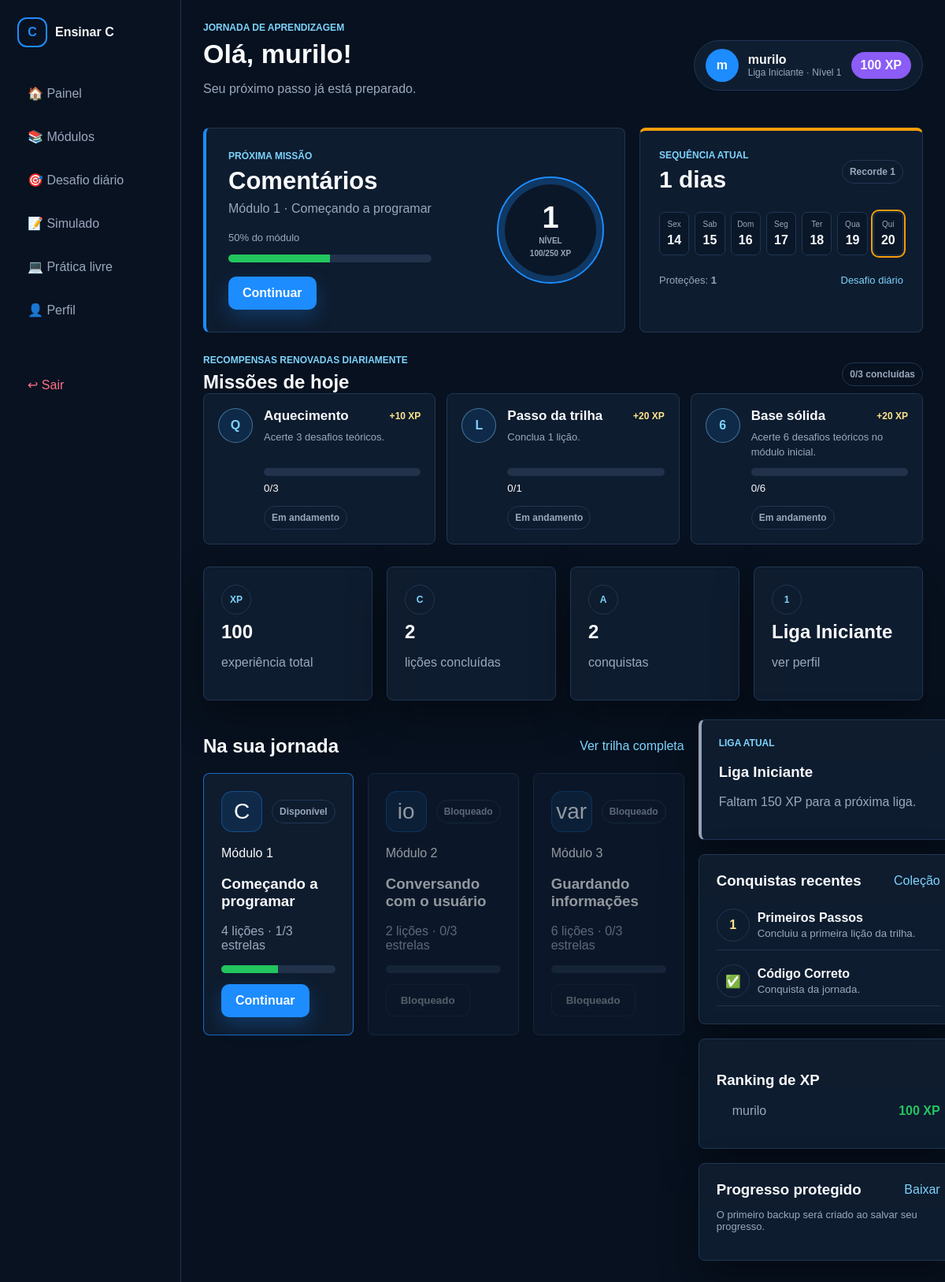
/dashboard (signed in), run on the app's committed database.
### tables this page shows
CREATE TABLE usuarios (
            id INTEGER PRIMARY KEY AUTOINCREMENT,
            nome TEXT NOT NULL,
            email TEXT UNIQUE NOT NULL,
            senha TEXT NOT NULL,
            xp INTEGER DEFAULT 0,
            nivel INTEGER DEFAULT 1,
            sequencia INTEGER DEFAULT 1,
            ultimo_acesso TEXT
        , melhor_sequencia INTEGER DEFAULT 0, ultima_atividade TEXT, protecoes_sequencia INTEGER DEFAULT 1);

CREATE TABLE conquistas_usuario (
            id INTEGER PRIMARY KEY AUTOINCREMENT,
            usuario_id INTEGER NOT NULL,
            nome TEXT NOT NULL,
            icone TEXT NOT NULL, descricao TEXT, raridade TEXT DEFAULT 'comum', desbloqueada_em TEXT,
            UNIQUE(usuario_id, nome)
        );

### app.py (the view)
@app.route("/dashboard")
def dashboard():
    usuario = usuario_logado()
    if not usuario:
        return redirect(url_for("login"))
    concluidas = contar_concluidas(usuario["id"])
    porcentagem = int((concluidas / total_licoes()) * 100)
    conceder_conquistas(usuario["id"])
    desafios_disponiveis, _ = desafios_diarios_do_usuario(usuario["id"])
    conn = conectar()
    conquistas = conn.execute(
        "SELECT * FROM conquistas_usuario WHERE usuario_id = ? ORDER BY id DESC",
        (usuario["id"],)
    ).fetchall()
    ranking = conn.execute(
        "SELECT nome, xp, nivel FROM usuarios ORDER BY xp DESC, nivel DESC LIMIT 5"
    ).fetchall()
    backup_recente = conn.execute(
        "SELECT * FROM backups_progresso WHERE usuario_id = ? ORDER BY id DESC LIMIT 1",
        (usuario["id"],)
    ).fetchone()
    missoes = obter_missoes_diarias(conn, usuario["id"], bool(desafios_disponiveis))
    calendario = calendario_atividade(conn, usuario["id"])
    conn.close()
    modulos_view = []
    for modulo in MODULOS:
        progresso = progresso_modulo(usuario["id"], modulo)
        liberado = modulo_liberado(usuario["id"], modulo["id"])
        modulos_view.append({
            **modulo,
            "progresso": progresso,
            "liberado": liberado,
            "estrelas": 3 if progresso == 100 else 2 if progresso >= 67 else 1 if progresso > 0 else 0,
            "estado": "concluido" if progresso == 100 else "atual" if liberado else "bloqueado",
        })
    proxima_licao = proxima_licao_usuario(usuario["id"])
    indice_atual = max(0, proxima_licao["modulo_id"] - 1)
    inicio_destaques = max(0, indice_atual - 1)
    modulos_destaque = modulos_view[inicio_destaques:inicio_destaques + 3]
    return render_template(
        "app/dashboard.html",
        concluidas=concluidas,
        porcentagem=porcentagem,
        modulos=modulos_view,
        conquistas=conquistas,
        ranking=ranking,
        backup_recente=backup_recente,
        missoes=missoes,
        calendario=calendario,
        nivel_jogo=estado_nivel(usuario["xp"]),
        liga=liga_por_xp(usuario["xp"]),
        proxima_licao=proxima_licao,
        modulos_destaque=modulos_destaque,
        recompensa_mensagem=request.args.get("recompensa", ""),
        aviso_mensagem=request.args.get("aviso", ""),
    )

### app.py (called while the page is built)
def conectar():
    pasta = os.path.dirname(DB_PATH)
    if pasta:
        os.makedirs(pasta, exist_ok=True)
    conn = sqlite3.connect(DB_PATH)
    conn.row_factory = sqlite3.Row
    return conn

def usuario_logado():
    if "usuario_id" not in session:
        return None
    conn = conectar()
    usuario = conn.execute("SELECT * FROM usuarios WHERE id = ?", (session["usuario_id"],)).fetchone()
    conn.close()
    return usuario

def total_licoes():
    return sum(len(m["licoes"]) for m in MODULOS)

def contar_concluidas(usuario_id):
    conn = conectar()
    total = conn.execute(
        "SELECT COUNT(*) AS total FROM progresso WHERE usuario_id = ? AND concluida = 1",
        (usuario_id,)
    ).fetchone()["total"]
    conn.close()
    return total

def modulo_liberado(usuario_id, modulo_id):
    if modulo_id == 1:
        return True
    modulo_anterior = next((m for m in MODULOS if m["id"] == modulo_id - 1), None)
    if not modulo_anterior:
        return False
    ids_licoes = [l["id"] for l in modulo_anterior["licoes"]]
    placeholders = ",".join("?" for _ in ids_licoes)
    conn = conectar()
    params = [usuario_id] + ids_licoes
    concluidas = conn.execute(
        f"SELECT COUNT(*) AS total FROM progresso WHERE usuario_id = ? AND licao_id IN ({placeholders}) AND concluida = 1",
        params
    ).fetchone()["total"]
    conn.close()
    return concluidas == len(ids_licoes)

def modulo_maximo_para_desafio_diario(usuario_id):
    modulo_maximo = 1
    for modulo in MODULOS:
        if modulo_liberado(usuario_id, modulo["id"]):
            modulo_maximo = modulo["id"]
        else:
            break
    return modulo_maximo

def desafios_diarios_do_usuario(usuario_id):
    modulo_maximo = modulo_maximo_para_desafio_diario(usuario_id)
    desafios = desafios_disponiveis_por_progresso(DESAFIOS_DIARIOS, modulo_maximo)
    return desafios, modulo_maximo

def progresso_modulo(usuario_id, modulo):
    ids = [l["id"] for l in modulo["licoes"]]
    if not ids:
        return 0
    placeholders = ",".join("?" for _ in ids)
    params = [usuario_id] + ids
    conn = conectar()
    concluidas = conn.execute(
        f"SELECT COUNT(*) AS total FROM progresso WHERE usuario_id = ? AND licao_id IN ({placeholders}) AND concluida = 1",
        params
    ).fetchone()["total"]
    conn.close()
    return int((concluidas / len(ids)) * 100)

@app.context_processor
def contexto():
    return {
        "usuario": usuario_logado(),
        "total_licoes": total_licoes()
    }

### templates/app/dashboard.html (shortened to what this page needs)
{% extends "layouts/base.html" %}
{% block content %}
<div class="topbar game-topbar">
    <div>
        <span class="page-kicker">Jornada de aprendizagem</span>
        <h1>Olá, {{ usuario.nome }}!</h1>
        <p>Seu próximo passo já está preparado.</p>
    </div>
    <div class="user-pill">
        <div class="avatar">{{ usuario.nome[0] }}</div>
        <div>
            <strong>{{ usuario.nome }}</strong>
            <span>{{ liga.nome }} · Nível {{ usuario.nivel }}</span>
        </div>
        <b>{{ usuario.xp }} XP</b>
    </div>
</div>
<section class="game-overview">
    <article class="continue-card">
        <div class="continue-copy">
            <span class="page-kicker">Próxima missão</span>
            {% if proxima_licao.concluido %}
                <h2>Trilha concluída</h2>
                <p>Você completou todos os módulos disponíveis.</p>
                <a class="btn btn-primary" href="/modulos">Revisar jornada</a>
            {% else %}
                <h2>{{ proxima_licao.licao }}</h2>
                <p>Módulo {{ proxima_licao.modulo_id }} · {{ proxima_licao.modulo }}</p>
                <div class="mission-progress-line">
                    <span>{{ proxima_licao.progresso }}% do módulo</span>
                    <div class="bar"><span style="width: {{ proxima_licao.progresso }}%"></span></div>
                </div>
                <a class="btn btn-primary" href="/estudar/{{ proxima_licao.modulo_id }}?licao={{ proxima_licao.licao_id }}">Continuar</a>
            {% endif %}
        </div>
        <div class="level-orbit" aria-label="Progresso do nível {{ nivel_jogo.nivel }}">
            <strong>{{ nivel_jogo.nivel }}</strong>
            <span>NÍVEL</span>
            <small>{{ nivel_jogo.xp_atual }}/{{ nivel_jogo.xp_alvo }} XP</small>
        </div>
    </article>
    <article class="streak-card game-streak-card">
        <div class="streak-heading">
            <div>
                <span class="page-kicker">Sequência atual</span>
                <strong>{{ usuario.sequencia }} dias</strong>
            </div>
            <span class="streak-record">Recorde {{ usuario.melhor_sequencia }}</span>
        </div>
        <div class="week-strip" aria-label="Atividade nos últimos sete dias">
            {% for dia in calendario %}
            <div class="week-day {% if dia.ativo %}active{% endif %} {% if dia.hoje %}today{% endif %}">
                <span>{{ dia.nome }}</span>
                <b>{{ dia.dia }}</b>
            </div>
            {% endfor %}
        </div>
        <div class="streak-footer">
            <span>Proteções: <strong>{{ usuario.protecoes_sequencia }}</strong></span>
            <a href="/desafio-diario">Desafio diário</a>
        </div>
    </article>
</section>
<section class="daily-missions-section">
    <div class="section-head">
        <div>
            <span class="page-kicker">Recompensas renovadas diariamente</span>
            <h2>Missões de hoje</h2>
        </div>
        <span class="mission-count">{{ missoes|selectattr('concluida')|list|length }}/{{ missoes|length }} concluídas</span>
    </div>
    <div class="mission-grid">
        {% for missao in missoes %}
        <article class="mission-card {% if missao.resgatada %}claimed{% elif missao.concluida %}ready{% endif %}">
            <div class="mission-token">{{ missao.icone }}</div>
            <div class="mission-body">
                <div class="mission-title-row">
                    <h3>{{ missao.titulo }}</h3>
                    <span>+{{ missao.recompensa }} XP</span>
                </div>
                <p>{{ missao.descricao }}</p>
                <div class="bar"><span style="width: {{ missao.percentual }}%"></span></div>
                <small>{{ missao.progresso }}/{{ missao.alvo }}</small>
            </div>
            {% if missao.resgatada %}
                <span class="mission-state done">Resgatada</span>
            {% elif missao.concluida %}
                <form method="post" action="/missoes/{{ missao.id }}/resgatar">
                    <button class="btn btn-primary" type="submit">Resgatar</button>
                </form>
            {% else %}
                <span class="mission-state">Em andamento</span>
            {% endif %}
        </article>
        {% endfor %}
    </div>
</section>
<section class="mini-stats game-stats">
    <div class="card"><span>XP</span><strong>{{ usuario.xp }}</strong><p>experiência total</p></div>
    <div class="card"><span>C</span><strong>{{ concluidas }}</strong><p>lições concluídas</p></div>
    <div class="card"><span>A</span><strong>{{ conquistas|length }}</strong><p>conquistas</p></div>
    <a class="card stat-link" href="/perfil"><span>{{ usuario.nivel }}</span><strong>{{ liga.nome }}</strong><p>ver perfil</p></a>
</section>
<section class="content-grid game-content-grid">
    <div>
        <div class="section-head">
            <h2>Na sua jornada</h2>
            <a href="/modulos">Ver trilha completa</a>
        </div>
        <div class="module-grid journey-preview">
            {% for modulo in modulos_destaque %}
            <article class="module-card {{ modulo.estado }}">
                <div class="module-card-top">
                    <div class="module-icon">{{ modulo.icone }}</div>
                    <span class="module-state-label">
                        {% if modulo.estado == 'concluido' %}Concluído{% elif modulo.estado == 'atual' %}Disponível{% else %}Bloqueado{% endif %}
                    </span>
                </div>
                <span>Módulo {{ modulo.id }}</span>
                <h3>{{ modulo.titulo }}</h3>
                <p>{{ modulo.licoes|length }} lições · {{ modulo.estrelas }}/3 estrelas</p>
                <div class="bar"><span style="width: {{ modulo.progresso }}%"></span></div>
                {% if modulo.liberado %}
                    <a class="btn {% if modulo.estado == 'atual' %}btn-primary{% else %}btn-ghost{% endif %}" href="/estudar/{{ modulo.id }}">
                        {% if modulo.estado == 'concluido' %}Revisar{% else %}Continuar{% endif %}
                    </a>
                {% else %}
                    <button class="btn btn-disabled" type="button" disabled>Bloqueado</button>
                {% endif %}
            </article>
            {% endfor %}
        </div>
    </div>
    <aside class="right-panel">
        <section class="card league-card {{ liga.classe }}">
            <span class="page-kicker">Liga atual</span>
            <h3>{{ liga.nome }}</h3>
            {% if liga.proximo %}
                <p>Faltam {{ liga.proximo - usuario.xp }} XP para a próxima liga.</p>
            {% else %}
                <p>Você alcançou a liga mais alta.</p>
            {% endif %}
        </section>
        <section class="card">
            <div class="section-head compact">
                <h3>Conquistas recentes</h3>
                <a href="/perfil">Coleção</a>
            </div>
            <div class="achievement-list">
                {% for c in conquistas[:4] %}
                <div class="achievement-row {{ c.raridade or 'comum' }}">
                    <span>{{ c.icone }}</span>
                    <div>
                        <strong>{{ c.nome }}</strong>
                        <small>{{ c.descricao or 'Conquista da jornada.' }}</small>
                    </div>
                </div>
                {% else %}
                <p class="small-muted">A primeira conquista está a uma lição de distância.</p>
                {% endfor %}
            </div>
        </section>
        <section class="card">
            <h3>Ranking de XP</h3>
            <ol class="ranking">
                {% for item in ranking %}
                <li><span>{{ item.nome }}</span><b>{{ item.xp }} XP</b></li>
                {% endfor %}
            </ol>
        </section>
        <section class="card backup-card">
            <div class="section-head compact">
                <h3>Progresso protegido</h3>
                <a href="/backup-progresso">Baixar</a>
            </div>
            {% if backup_recente %}
                <p class="small-muted">Último backup: {{ backup_recente.criado_em }}</p>
            {% else %}
                <p class="small-muted">O primeiro backup será criado ao salvar seu progresso.</p>
            {% endif %}
        </section>
    </aside>
</section>
{% endblock %}

### templates/layouts/base.html (shortened to what this page needs)
<!DOCTYPE html>
<html lang="pt-BR">
<head>
    <link rel="stylesheet" href="{{ url_for('static', filename='css/style.css') }}">
</head>
<body>
{% if usuario %}
<aside class="sidebar">
    <a href="/dashboard" class="brand">
        <span class="brand-icon">C</span>
        <strong>Ensinar C</strong>
    </a>
    <nav>
        <a href="/dashboard">🏠 Painel</a>
        <a href="/modulos">📚 Módulos</a>
        <a href="/desafio-diario">🎯 Desafio diário</a>
        <a href="/simulado">📝 Simulado</a>
        <a href="/compilador">💻 Prática livre</a>
        <a href="/perfil">👤 Perfil</a>
        <a href="/sair" class="sair">↩ Sair</a>
    </nav>
</aside>
{% endif %}
<main class="{% if usuario %}app-main{% else %}public-main{% endif %}">
    {% block content %}{% endblock %}
</main>
</body>
</html>

### data on the page
usuarios: nome "murilo", nome "m", nivel "1", xp "100", sequencia "1", melhor_sequencia "1", protecoes_sequencia "1", liga.proximo-usuario.xp "150"
conquistas_usuario: icone "1", nome "Primeiros Passos", descricao "Concluiu a primeira lição da trilha."
conquistas_usuario: icone "✅", nome "Código Correto", descricao "Conquista da jornada."

### other printed values
{{ liga.nome }} "Liga Iniciante"
{{ proxima_licao.licao }} "Comentários"
{{ proxima_licao.modulo_id }} "1"
{{ proxima_licao.modulo }} "Começando a programar"
{{ proxima_licao.progresso }} "50"
{{ nivel_jogo.nivel }} "1"
{{ nivel_jogo.xp_atual }} "100"
{{ nivel_jogo.xp_alvo }} "250"
{{ dia.nome }} "Sex" "Sab" "Dom" "Seg" "Ter" "Qua" "Qui"
{{ dia.dia }} "14" "15" "16" "17" "18" "19" "20"
{{ missoes|selectattr('concluida')|list|length }} "0"
{{ missoes|length }} "3"
{{ missao.icone }} "Q" "L" "6"
{{ missao.titulo }} "Aquecimento" "Passo da trilha" "Base sólida"
{{ missao.recompensa }} "10" "20" "20"
